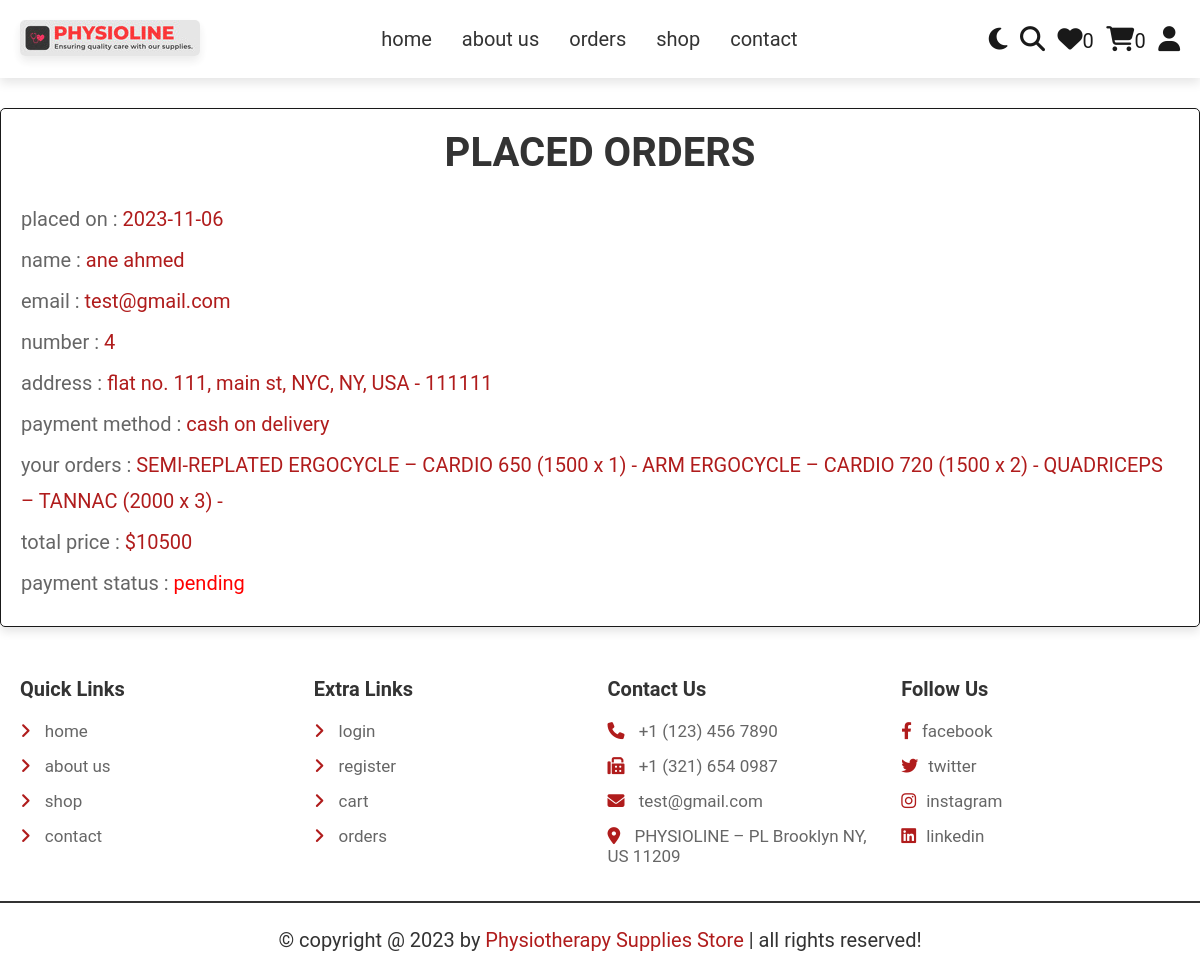
The page /orders.php (signed in) on the database as committed earlier.
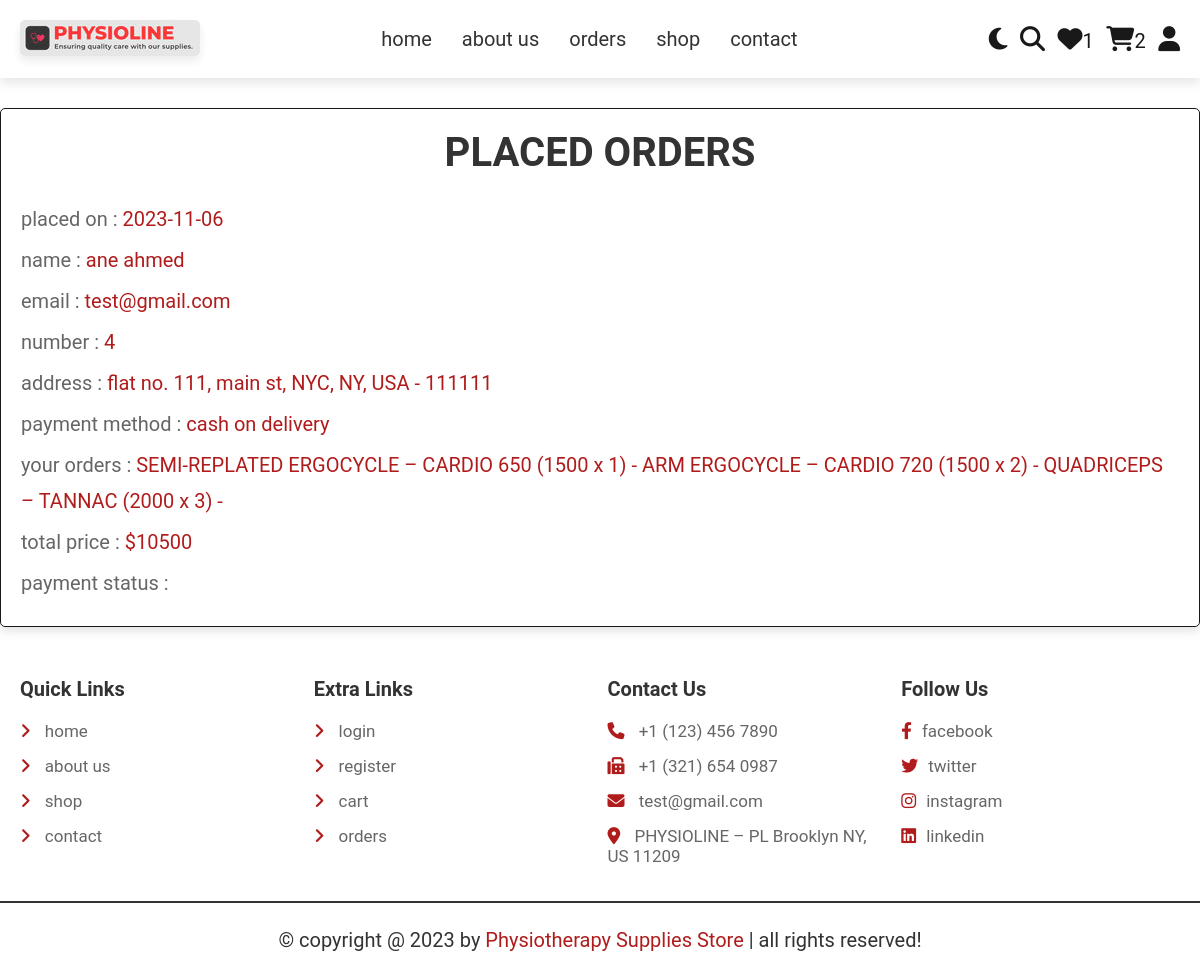
The same page on the database as committed later.
### tables this page shows
CREATE TABLE `orders` (
  `id` int(100) NOT NULL,
  `user_id` int(100) NOT NULL,
  `name` varchar(20) NOT NULL,
  `number` varchar(10) NOT NULL,
  `email` varchar(50) NOT NULL,
  `method` varchar(50) NOT NULL,
  `address` varchar(500) NOT NULL,
  `total_products` varchar(1000) NOT NULL,
  `total_price` int(100) NOT NULL,
  `placed_on` date NOT NULL DEFAULT current_timestamp(),
  `payment_status` varchar(20) NOT NULL DEFAULT 'pending'
);

### orders.php (the view, shortened to what this page needs)
<?php
include 'connect.php';
if(isset($_SESSION['user_id'])){
   $user_id = $_SESSION['user_id'];
}else{
   $user_id = '';
};
?>
<!DOCTYPE html>
<html lang="en">
<head>
   <link rel="stylesheet" href="https://cdnjs.cloudflare.com/ajax/libs/font-awesome/6.1.1/css/all.min.css">
   <link rel="stylesheet" href="css/style.css">
</head>
<body>
<?php include 'header.php'; ?>
<section class="orders">
   <h1 class="heading">placed orders</h1>
   <div class="box-container">
   <?php
      if($user_id == ''){
         echo '<p class="empty">please login to see your orders</p>';
      }else{
         $select_orders = $conn->prepare("SELECT * FROM `orders` WHERE user_id = ?");
         $select_orders->execute([$user_id]);
         if($select_orders->rowCount() > 0){
            while($fetch_orders = $select_orders->fetch(PDO::FETCH_ASSOC)){
   ?>
   <div class="box">
      <p>placed on : <span><?= $fetch_orders['placed_on']; ?></span></p>
      <p>name : <span><?= $fetch_orders['name']; ?></span></p>
      <p>email : <span><?= $fetch_orders['email']; ?></span></p>
      <p>number : <span><?= $fetch_orders['number']; ?></span></p>
      <p>address : <span><?= $fetch_orders['address']; ?></span></p>
      <p>payment method : <span><?= $fetch_orders['method']; ?></span></p>
      <p>your orders : <span><?= $fetch_orders['total_products']; ?></span></p>
      <p>total price : <span>$<?= $fetch_orders['total_price']; ?></span></p>
      <p> payment status : <span style="color:<?php if($fetch_orders['payment_status'] == 'pending'){ echo 'red'; }else{ echo 'green'; }; ?>"><?= $fetch_orders['payment_status']; ?></span> </p>
   </div>
   <?php
      }
      }else{
         echo '<p class="empty">no orders placed yet!</p>';
      }
      }
   ?>
   </div>
</section>
<?php include 'footer.php'; ?>
</body>
</html>

### header.php (shortened to what this page needs)
<header class="header">
   <section class="flex">
      <a href="index.php" class="logo"><img src="images/Logo.png" alt=""></a>
      <nav class="navbar">
         <a href="index.php">home</a>
         <a href="about.php">about us</a>
         <a href="orders.php">orders</a>
         <a href="shop.php">shop</a>
         <a href="contact.php">contact</a>
      </nav>
      <div class="icons">
         <?php
            $count_wishlist_items = $conn->prepare("SELECT * FROM `wishlist` WHERE user_id = ?");
            $count_wishlist_items->execute([$user_id]);
            $total_wishlist_counts = $count_wishlist_items->rowCount();
            $count_cart_items = $conn->prepare("SELECT * FROM `cart` WHERE user_id = ?");
            $count_cart_items->execute([$user_id]);
            $total_cart_counts = $count_cart_items->rowCount();
         ?>
         <div id="theme-toggler" class="fas fa-moon"></div>
         <a href="search.php"><i class="fas fa-search"></i></a>
         <a href="wishlist.php"><i class="fas fa-heart"></i><span><?= $total_wishlist_counts; ?></span></a>
         <a href="cart.php"><i class="fas fa-shopping-cart"></i><span><?= $total_cart_counts; ?></span></a>
         <div id="user-btn" class="fas fa-user"></div>
      </div>
   </section>
</header>

Rows that differ between the two databases and show on the page:
changed orders "ane ahmed": payment_status "pending" → (not shown)
Other text that changed with them:
$total_wishlist_counts: "0" → "1"
$total_cart_counts: "0" → "2"
